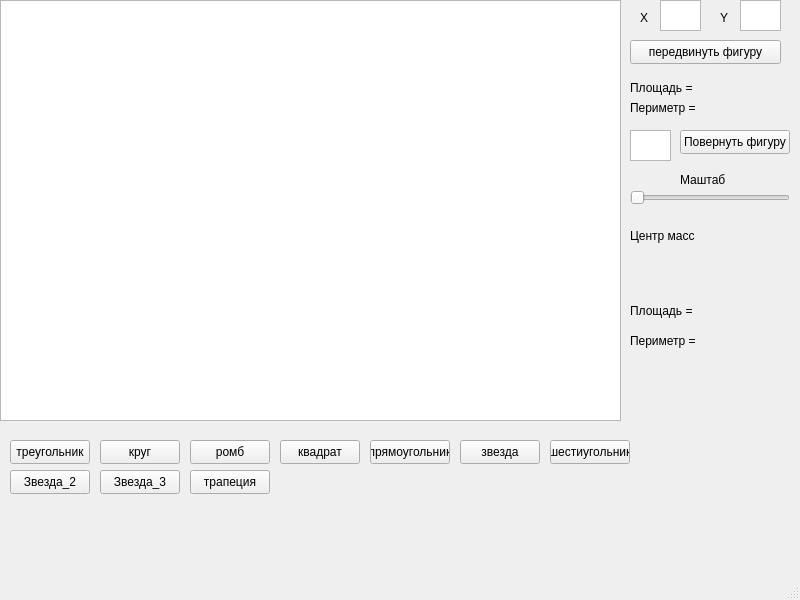
<?xml version="1.0" encoding="UTF-8"?>
<ui version="4.0">
 <class>MainWindow</class>
 <widget class="QMainWindow" name="MainWindow">
  <property name="geometry">
   <rect>
    <x>0</x>
    <y>0</y>
    <width>800</width>
    <height>600</height>
   </rect>
  </property>
  <property name="windowTitle">
   <string>MainWindow</string>
  </property>
  <widget class="QWidget" name="centralwidget">
   <widget class="QGraphicsView" name="graphicsView">
    <property name="geometry">
     <rect>
      <x>0</x>
      <y>0</y>
      <width>621</width>
      <height>421</height>
     </rect>
    </property>
   </widget>
   <widget class="QPushButton" name="pushButton">
    <property name="geometry">
     <rect>
      <x>10</x>
      <y>440</y>
      <width>80</width>
      <height>24</height>
     </rect>
    </property>
    <property name="text">
     <string>треугольник</string>
    </property>
   </widget>
   <widget class="QPushButton" name="pushButton_2">
    <property name="geometry">
     <rect>
      <x>100</x>
      <y>440</y>
      <width>80</width>
      <height>24</height>
     </rect>
    </property>
    <property name="text">
     <string>круг</string>
    </property>
   </widget>
   <widget class="QPushButton" name="pushButton_3">
    <property name="geometry">
     <rect>
      <x>190</x>
      <y>440</y>
      <width>80</width>
      <height>24</height>
     </rect>
    </property>
    <property name="text">
     <string>ромб</string>
    </property>
   </widget>
   <widget class="QPushButton" name="pushButton_4">
    <property name="geometry">
     <rect>
      <x>280</x>
      <y>440</y>
      <width>80</width>
      <height>24</height>
     </rect>
    </property>
    <property name="text">
     <string>квадрат</string>
    </property>
   </widget>
   <widget class="QPushButton" name="pushButton_5">
    <property name="geometry">
     <rect>
      <x>370</x>
      <y>440</y>
      <width>80</width>
      <height>24</height>
     </rect>
    </property>
    <property name="text">
     <string>прямоугольник</string>
    </property>
   </widget>
   <widget class="QPushButton" name="pushButton_6">
    <property name="geometry">
     <rect>
      <x>460</x>
      <y>440</y>
      <width>80</width>
      <height>24</height>
     </rect>
    </property>
    <property name="text">
     <string>звезда</string>
    </property>
   </widget>
   <widget class="QPushButton" name="pushButton_7">
    <property name="geometry">
     <rect>
      <x>550</x>
      <y>440</y>
      <width>80</width>
      <height>24</height>
     </rect>
    </property>
    <property name="text">
     <string>шестиугольник</string>
    </property>
   </widget>
   <widget class="QPushButton" name="pushButton_8">
    <property name="geometry">
     <rect>
      <x>630</x>
      <y>40</y>
      <width>151</width>
      <height>24</height>
     </rect>
    </property>
    <property name="text">
     <string>передвинуть фигуру</string>
    </property>
   </widget>
   <widget class="QTextEdit" name="textEdit">
    <property name="geometry">
     <rect>
      <x>660</x>
      <y>0</y>
      <width>41</width>
      <height>31</height>
     </rect>
    </property>
   </widget>
   <widget class="QTextEdit" name="textEdit_2">
    <property name="geometry">
     <rect>
      <x>740</x>
      <y>0</y>
      <width>41</width>
      <height>31</height>
     </rect>
    </property>
   </widget>
   <widget class="QLabel" name="label">
    <property name="geometry">
     <rect>
      <x>640</x>
      <y>10</y>
      <width>10</width>
      <height>16</height>
     </rect>
    </property>
    <property name="text">
     <string>X</string>
    </property>
   </widget>
   <widget class="QLabel" name="label_2">
    <property name="geometry">
     <rect>
      <x>720</x>
      <y>10</y>
      <width>10</width>
      <height>16</height>
     </rect>
    </property>
    <property name="text">
     <string>Y</string>
    </property>
   </widget>
   <widget class="QLabel" name="label_3">
    <property name="geometry">
     <rect>
      <x>630</x>
      <y>80</y>
      <width>141</width>
      <height>16</height>
     </rect>
    </property>
    <property name="text">
     <string>Площадь =</string>
    </property>
   </widget>
   <widget class="QLabel" name="label_4">
    <property name="geometry">
     <rect>
      <x>630</x>
      <y>100</y>
      <width>151</width>
      <height>16</height>
     </rect>
    </property>
    <property name="text">
     <string>Периметр = </string>
    </property>
   </widget>
   <widget class="QTextEdit" name="textEdit_3">
    <property name="geometry">
     <rect>
      <x>630</x>
      <y>130</y>
      <width>41</width>
      <height>31</height>
     </rect>
    </property>
   </widget>
   <widget class="QPushButton" name="pushButton_9">
    <property name="geometry">
     <rect>
      <x>680</x>
      <y>130</y>
      <width>110</width>
      <height>24</height>
     </rect>
    </property>
    <property name="text">
     <string>Повернуть фигуру</string>
    </property>
   </widget>
   <widget class="QSlider" name="horizontalSlider">
    <property name="geometry">
     <rect>
      <x>630</x>
      <y>190</y>
      <width>160</width>
      <height>16</height>
     </rect>
    </property>
    <property name="orientation">
     <enum>Qt::Horizontal</enum>
    </property>
   </widget>
   <widget class="QLabel" name="label_5">
    <property name="geometry">
     <rect>
      <x>680</x>
      <y>170</y>
      <width>101</width>
      <height>20</height>
     </rect>
    </property>
    <property name="text">
     <string>Маштаб</string>
    </property>
   </widget>
   <widget class="QLabel" name="label_6">
    <property name="geometry">
     <rect>
      <x>630</x>
      <y>220</y>
      <width>161</width>
      <height>31</height>
     </rect>
    </property>
    <property name="text">
     <string>Центр масс</string>
    </property>
   </widget>
   <widget class="QLabel" name="label_7">
    <property name="geometry">
     <rect>
      <x>630</x>
      <y>300</y>
      <width>161</width>
      <height>21</height>
     </rect>
    </property>
    <property name="text">
     <string>Площадь =</string>
    </property>
   </widget>
   <widget class="QLabel" name="label_8">
    <property name="geometry">
     <rect>
      <x>630</x>
      <y>330</y>
      <width>161</width>
      <height>21</height>
     </rect>
    </property>
    <property name="text">
     <string>Периметр = </string>
    </property>
   </widget>
   <widget class="QPushButton" name="pushButton_10">
    <property name="geometry">
     <rect>
      <x>10</x>
      <y>470</y>
      <width>80</width>
      <height>24</height>
     </rect>
    </property>
    <property name="text">
     <string>Звезда_2</string>
    </property>
   </widget>
   <widget class="QPushButton" name="pushButton_11">
    <property name="geometry">
     <rect>
      <x>100</x>
      <y>470</y>
      <width>80</width>
      <height>24</height>
     </rect>
    </property>
    <property name="text">
     <string>Звезда_3</string>
    </property>
   </widget>
   <widget class="QPushButton" name="pushButton_12">
    <property name="geometry">
     <rect>
      <x>190</x>
      <y>470</y>
      <width>80</width>
      <height>24</height>
     </rect>
    </property>
    <property name="text">
     <string>трапеция</string>
    </property>
   </widget>
  </widget>
  <widget class="QMenuBar" name="menubar">
   <property name="geometry">
    <rect>
     <x>0</x>
     <y>0</y>
     <width>800</width>
     <height>21</height>
    </rect>
   </property>
  </widget>
  <widget class="QStatusBar" name="statusbar"/>
 </widget>
 <resources/>
 <connections/>
</ui>
